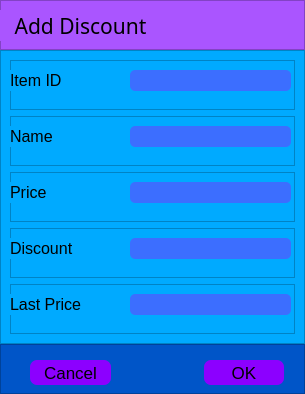
<?xml version="1.0" encoding="UTF-8"?>
<ui version="4.0">
 <class>AddDiscount</class>
 <widget class="QDialog" name="AddDiscount">
  <property name="geometry">
   <rect>
    <x>0</x>
    <y>0</y>
    <width>305</width>
    <height>394</height>
   </rect>
  </property>
  <property name="windowTitle">
   <string>Dialog</string>
  </property>
  <layout class="QVBoxLayout" name="verticalLayout_3">
   <property name="spacing">
    <number>0</number>
   </property>
   <property name="leftMargin">
    <number>0</number>
   </property>
   <property name="topMargin">
    <number>0</number>
   </property>
   <property name="rightMargin">
    <number>0</number>
   </property>
   <property name="bottomMargin">
    <number>0</number>
   </property>
   <item>
    <widget class="QFrame" name="frame">
     <property name="styleSheet">
      <string notr="true"/>
     </property>
     <property name="frameShape">
      <enum>QFrame::NoFrame</enum>
     </property>
     <property name="frameShadow">
      <enum>QFrame::Raised</enum>
     </property>
     <layout class="QVBoxLayout" name="verticalLayout">
      <property name="spacing">
       <number>0</number>
      </property>
      <property name="leftMargin">
       <number>0</number>
      </property>
      <property name="topMargin">
       <number>0</number>
      </property>
      <property name="rightMargin">
       <number>0</number>
      </property>
      <property name="bottomMargin">
       <number>0</number>
      </property>
      <item>
       <widget class="QFrame" name="Top">
        <property name="minimumSize">
         <size>
          <width>0</width>
          <height>50</height>
         </size>
        </property>
        <property name="maximumSize">
         <size>
          <width>16777215</width>
          <height>50</height>
         </size>
        </property>
        <property name="styleSheet">
         <string notr="true">background-color: rgb(170, 85, 255);</string>
        </property>
        <property name="frameShape">
         <enum>QFrame::StyledPanel</enum>
        </property>
        <property name="frameShadow">
         <enum>QFrame::Raised</enum>
        </property>
        <widget class="QLabel" name="label">
         <property name="geometry">
          <rect>
           <x>0</x>
           <y>10</y>
           <width>161</width>
           <height>31</height>
          </rect>
         </property>
         <property name="font">
          <font>
           <family>MV Boli</family>
           <pointsize>16</pointsize>
           <weight>50</weight>
           <italic>false</italic>
           <bold>false</bold>
          </font>
         </property>
         <property name="styleSheet">
          <string notr="true">font: 16pt &quot;MV Boli&quot;;</string>
         </property>
         <property name="text">
          <string>Add Discount</string>
         </property>
         <property name="alignment">
          <set>Qt::AlignCenter</set>
         </property>
        </widget>
       </widget>
      </item>
      <item>
       <widget class="QFrame" name="Main">
        <property name="styleSheet">
         <string notr="true">QFrame{
	background-color: rgb(0, 170, 255);
}

QLineEdit {
	border-radius: 5px;
	background-color: rgba(85, 85, 255,180);
}
QLineEdit:hover {
	border-radius: 5px;
	background-color: rgba(85, 85, 255, 250);
}</string>
        </property>
        <property name="frameShape">
         <enum>QFrame::StyledPanel</enum>
        </property>
        <property name="frameShadow">
         <enum>QFrame::Raised</enum>
        </property>
        <layout class="QVBoxLayout" name="verticalLayout_2">
         <item>
          <widget class="QFrame" name="frame_2">
           <property name="minimumSize">
            <size>
             <width>285</width>
             <height>50</height>
            </size>
           </property>
           <property name="maximumSize">
            <size>
             <width>285</width>
             <height>50</height>
            </size>
           </property>
           <property name="frameShape">
            <enum>QFrame::StyledPanel</enum>
           </property>
           <property name="frameShadow">
            <enum>QFrame::Raised</enum>
           </property>
           <widget class="QLabel" name="label_2">
            <property name="geometry">
             <rect>
              <x>0</x>
              <y>10</y>
              <width>111</width>
              <height>21</height>
             </rect>
            </property>
            <property name="font">
             <font>
              <pointsize>12</pointsize>
             </font>
            </property>
            <property name="text">
             <string>Item ID</string>
            </property>
           </widget>
           <widget class="QLineEdit" name="itemID">
            <property name="geometry">
             <rect>
              <x>120</x>
              <y>10</y>
              <width>161</width>
              <height>21</height>
             </rect>
            </property>
            <property name="font">
             <font>
              <pointsize>13</pointsize>
             </font>
            </property>
            <property name="text">
             <string/>
            </property>
           </widget>
          </widget>
         </item>
         <item>
          <widget class="QFrame" name="frame_3">
           <property name="minimumSize">
            <size>
             <width>285</width>
             <height>50</height>
            </size>
           </property>
           <property name="maximumSize">
            <size>
             <width>285</width>
             <height>50</height>
            </size>
           </property>
           <property name="frameShape">
            <enum>QFrame::StyledPanel</enum>
           </property>
           <property name="frameShadow">
            <enum>QFrame::Raised</enum>
           </property>
           <widget class="QLineEdit" name="itemName">
            <property name="geometry">
             <rect>
              <x>120</x>
              <y>10</y>
              <width>161</width>
              <height>21</height>
             </rect>
            </property>
            <property name="font">
             <font>
              <pointsize>13</pointsize>
             </font>
            </property>
           </widget>
           <widget class="QLabel" name="label_6">
            <property name="geometry">
             <rect>
              <x>0</x>
              <y>10</y>
              <width>91</width>
              <height>21</height>
             </rect>
            </property>
            <property name="font">
             <font>
              <pointsize>12</pointsize>
             </font>
            </property>
            <property name="text">
             <string>Name</string>
            </property>
           </widget>
          </widget>
         </item>
         <item>
          <widget class="QFrame" name="frame_4">
           <property name="minimumSize">
            <size>
             <width>285</width>
             <height>50</height>
            </size>
           </property>
           <property name="maximumSize">
            <size>
             <width>285</width>
             <height>50</height>
            </size>
           </property>
           <property name="frameShape">
            <enum>QFrame::StyledPanel</enum>
           </property>
           <property name="frameShadow">
            <enum>QFrame::Raised</enum>
           </property>
           <widget class="QLineEdit" name="Price">
            <property name="geometry">
             <rect>
              <x>120</x>
              <y>10</y>
              <width>161</width>
              <height>21</height>
             </rect>
            </property>
            <property name="font">
             <font>
              <pointsize>13</pointsize>
             </font>
            </property>
           </widget>
           <widget class="QLabel" name="label_4">
            <property name="geometry">
             <rect>
              <x>0</x>
              <y>10</y>
              <width>91</width>
              <height>21</height>
             </rect>
            </property>
            <property name="font">
             <font>
              <pointsize>12</pointsize>
             </font>
            </property>
            <property name="text">
             <string>Price</string>
            </property>
           </widget>
          </widget>
         </item>
         <item>
          <widget class="QFrame" name="frame_5">
           <property name="minimumSize">
            <size>
             <width>285</width>
             <height>50</height>
            </size>
           </property>
           <property name="maximumSize">
            <size>
             <width>285</width>
             <height>50</height>
            </size>
           </property>
           <property name="frameShape">
            <enum>QFrame::StyledPanel</enum>
           </property>
           <property name="frameShadow">
            <enum>QFrame::Raised</enum>
           </property>
           <widget class="QLineEdit" name="Discount">
            <property name="geometry">
             <rect>
              <x>120</x>
              <y>10</y>
              <width>161</width>
              <height>21</height>
             </rect>
            </property>
            <property name="font">
             <font>
              <pointsize>13</pointsize>
             </font>
            </property>
           </widget>
           <widget class="QLabel" name="label_5">
            <property name="geometry">
             <rect>
              <x>0</x>
              <y>10</y>
              <width>81</width>
              <height>21</height>
             </rect>
            </property>
            <property name="font">
             <font>
              <pointsize>12</pointsize>
             </font>
            </property>
            <property name="text">
             <string>Discount</string>
            </property>
           </widget>
          </widget>
         </item>
         <item>
          <widget class="QFrame" name="frame_6">
           <property name="minimumSize">
            <size>
             <width>285</width>
             <height>50</height>
            </size>
           </property>
           <property name="maximumSize">
            <size>
             <width>285</width>
             <height>50</height>
            </size>
           </property>
           <property name="frameShape">
            <enum>QFrame::StyledPanel</enum>
           </property>
           <property name="frameShadow">
            <enum>QFrame::Raised</enum>
           </property>
           <widget class="QLineEdit" name="lastPrice">
            <property name="geometry">
             <rect>
              <x>120</x>
              <y>10</y>
              <width>161</width>
              <height>21</height>
             </rect>
            </property>
            <property name="font">
             <font>
              <pointsize>13</pointsize>
             </font>
            </property>
           </widget>
           <widget class="QLabel" name="label_7">
            <property name="geometry">
             <rect>
              <x>0</x>
              <y>10</y>
              <width>111</width>
              <height>21</height>
             </rect>
            </property>
            <property name="font">
             <font>
              <pointsize>12</pointsize>
             </font>
            </property>
            <property name="text">
             <string>Last Price</string>
            </property>
           </widget>
          </widget>
         </item>
        </layout>
       </widget>
      </item>
      <item>
       <widget class="QFrame" name="Bottom">
        <property name="minimumSize">
         <size>
          <width>0</width>
          <height>50</height>
         </size>
        </property>
        <property name="maximumSize">
         <size>
          <width>16777215</width>
          <height>50</height>
         </size>
        </property>
        <property name="styleSheet">
         <string notr="true">QFrame{
	background-color: rgb(0, 85, 200);
}
QPushButton {
	border-radius: 7px;
	
	background-color: rgb(140, 0, 255);
}
QPushButton::hover {
	background-color: rgba(140, 0, 255, 200);
}</string>
        </property>
        <property name="frameShape">
         <enum>QFrame::StyledPanel</enum>
        </property>
        <property name="frameShadow">
         <enum>QFrame::Raised</enum>
        </property>
        <widget class="QPushButton" name="btnCancelAddToStore">
         <property name="geometry">
          <rect>
           <x>30</x>
           <y>16</y>
           <width>81</width>
           <height>25</height>
          </rect>
         </property>
         <property name="font">
          <font>
           <pointsize>13</pointsize>
          </font>
         </property>
         <property name="text">
          <string>Cancel</string>
         </property>
        </widget>
        <widget class="QPushButton" name="OK">
         <property name="geometry">
          <rect>
           <x>204</x>
           <y>16</y>
           <width>80</width>
           <height>25</height>
          </rect>
         </property>
         <property name="font">
          <font>
           <pointsize>13</pointsize>
          </font>
         </property>
         <property name="text">
          <string>OK</string>
         </property>
        </widget>
       </widget>
      </item>
     </layout>
    </widget>
   </item>
  </layout>
 </widget>
 <resources/>
 <connections/>
</ui>
